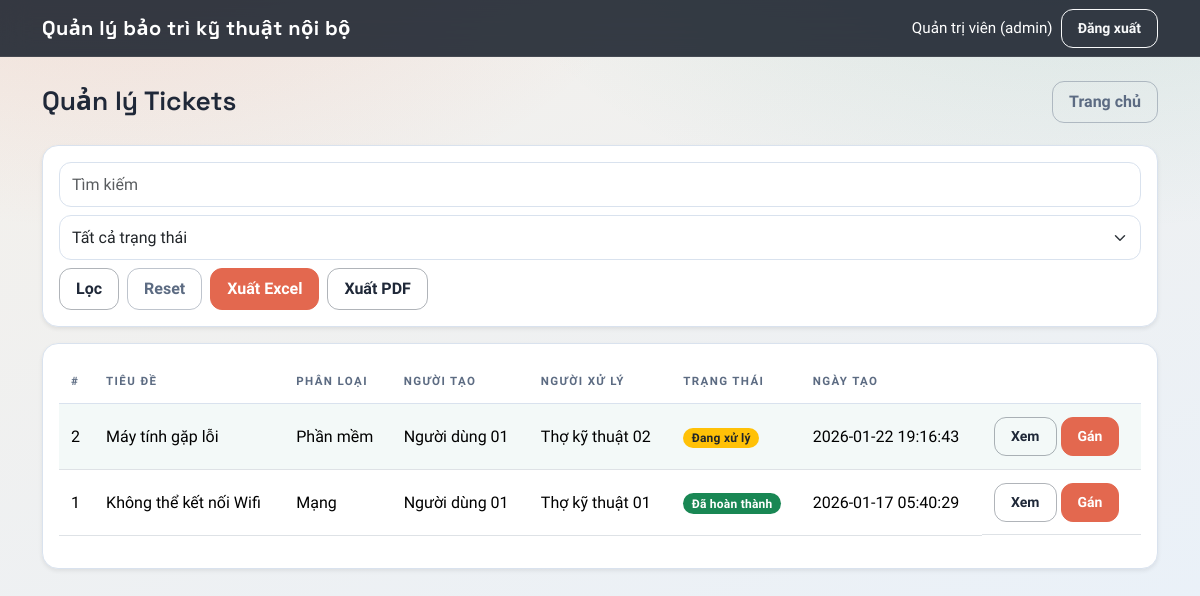
Page /tickets_all.php (signed in) on the committed database.
### tables this page shows
CREATE TABLE `tickets` (
  `id` int(11) NOT NULL,
  `tieu_de` varchar(200) NOT NULL,
  `mo_ta` text NOT NULL,
  `phan_loai_id` int(11) NOT NULL,
  `user_id` int(11) NOT NULL,
  `assigned_to` int(11) DEFAULT NULL,
  `trang_thai` enum('Mới','Đang xử lý','Đã hoàn thành','Từ chối') NOT NULL DEFAULT 'Mới',
  `ly_do_tu_choi` text DEFAULT NULL,
  `created_at` datetime NOT NULL DEFAULT current_timestamp(),
  `updated_at` datetime DEFAULT NULL
);

CREATE TABLE `phan_loai` (
  `id` int(11) NOT NULL,
  `ten` varchar(100) NOT NULL
);

CREATE TABLE `users` (
  `id` int(11) NOT NULL,
  `full_name` varchar(100) NOT NULL,
  `email` varchar(120) NOT NULL,
  `password_hash` varchar(255) NOT NULL,
  `role` enum('admin','technician','user') NOT NULL DEFAULT 'user',
  `created_at` datetime NOT NULL DEFAULT current_timestamp()
);

### inc/auth.php (called while the page is built, shortened)
<?php
function e(string $str): string {
    return htmlspecialchars($str, ENT_QUOTES, 'UTF-8');
}

### tickets_all.php (the view, shortened to what this page needs)
<?php
require_once __DIR__ . "/inc/db.php";
require_once __DIR__ . "/inc/auth.php";
$q = trim($_GET['q'] ?? '');
$status = $_GET['status'] ?? '';
$status_options = ['Mới','Đang xử lý','Đã hoàn thành','Từ chối'];
if (!in_array($status, $status_options, true)) {
    $status = '';
}
$params = [];
$sql = "
  SELECT t.*, p.ten AS phan_loai,
         u.full_name AS nguoi_tao,
         tech.full_name AS nguoi_xu_ly
  FROM tickets t
  JOIN phan_loai p ON p.id = t.phan_loai_id
  JOIN users u ON u.id = t.user_id
  LEFT JOIN users tech ON tech.id = t.assigned_to
";
$sql .= " ORDER BY t.created_at DESC";
$stmt = $pdo->prepare($sql);
$stmt->execute($params);
$tickets = $stmt->fetchAll();
$export_query = http_build_query(array_filter([
  'q' => $q,
  'status' => $status,
], static fn($value) => $value !== ''));
include __DIR__ . "/inc/header.php";
?>
<div class="page-header">
  <h4 class="m-0">Quản lý Tickets</h4>
  <a class="btn btn-outline-secondary" href="dashboard.php">Trang chủ</a>
</div>
<div class="card shadow-sm mb-3">
  <div class="card-body">
    <form method="get" class="d-flex flex-wrap gap-2 align-items-center">
      <input name="q" value="<?= e($q) ?>" class="form-control" placeholder="Tìm kiếm">
      <select name="status" class="form-select">
        <option value="">Tất cả trạng thái</option>
      </select>
      <button class="btn btn-outline-dark">Lọc</button>
      <a class="btn btn-outline-secondary" href="tickets_all.php">Reset</a>
      <a class="btn btn-dark" href="tickets_export.php?format=excel<?= $export_query ? '&' . $export_query : '' ?>">Xuất Excel</a>
      <a class="btn btn-outline-dark" href="tickets_export.php?format=pdf<?= $export_query ? '&' . $export_query : '' ?>">Xuất PDF</a>
    </form>
  </div>
</div>
<div class="card shadow-sm">
  <div class="card-body">
    <div class="table-responsive">
      <table class="table table-sm align-middle table-striped">
        <thead>
          <tr>
            <th>#</th>
            <th>Tiêu đề</th>
            <th>Phân loại</th>
            <th>Người tạo</th>
            <th>Người xử lý</th>
            <th>Trạng thái</th>
            <th>Ngày tạo</th>
            <th></th>
          </tr>
        </thead>
        <tbody>
          <?php foreach ($tickets as $t): ?>
            <tr>
              <td><?= (int)$t['id'] ?></td>
              <td><?= e($t['tieu_de']) ?></td>
              <td><?= e($t['phan_loai']) ?></td>
              <td><?= e($t['nguoi_tao']) ?></td>
              <td><?= e($t['nguoi_xu_ly'] ?? 'Chưa gán') ?></td>
              <td>
                <span class="badge bg-<?= $t['trang_thai']==='Đã hoàn thành'?'success':($t['trang_thai']==='Đang xử lý'?'warning text-dark':($t['trang_thai']==='Từ chối'?'danger':'secondary')) ?>">
                  <?= e($t['trang_thai']) ?>
                </span>
              </td>
              <td><?= e($t['created_at']) ?></td>
              <td class="d-flex gap-1">
                <a class="btn btn-sm btn-outline-dark" href="tickets_view.php?id=<?= (int)$t['id'] ?>">Xem</a>
                <a class="btn btn-sm btn-dark" href="tickets_assign.php?id=<?= (int)$t['id'] ?>">Gán</a>
              </td>
            </tr>
          <?php endforeach; ?>
        </tbody>
      </table>
    </div>
  </div>
</div>
<?php include __DIR__ . "/inc/footer.php"; ?>

### inc/header.php (style rules this page uses)
:root { color-scheme: light; --bg-1: #f4f0ea; --bg-2: #e8f1fb; --ink: #1f2838; --ink-soft: #5c6b82; --accent: #e3684f; --accent-2: #1f8f7c; --card: #ffffff; --border: #d9e2ee; --shadow: 0 18px 45px rgba(20, 35, 60, 0.12); }
* { box-sizing: border-box; }
body.app-body { font-family: "Plus Jakarta Sans", "Segoe UI", sans-serif; color: var(--ink); background: radial-gradient(1000px 520px at 90% -10%, rgba(31, 143, 124, 0.12), transparent 60%), radial-gradient(900px 520px at 10% -10%, rgba(227, 104, 79, 0.14), transparent 60%), linear-gradient(160deg, var(--bg-1), var(--bg-2)); min-height: 100vh; }
a { text-decoration: none; }
.page-header { display: flex; align-items: center; justify-content: space-between; gap: 16px; flex-wrap: wrap; margin-bottom: 22px; animation: float-in 0.45s ease both; }
.page-title, .page-header h4, .page-header h5, .card h4, .card h5 { font-family: "Space Grotesk", "Segoe UI", sans-serif; font-weight: 600; margin: 0; font-size: clamp(1.2rem, 1.2rem + 0.6vw, 1.7rem); }
.card { border: 1px solid var(--border); border-radius: 16px; box-shadow: var(--shadow); background: var(--card); animation: float-in 0.6s ease both; }
.table { --bs-table-striped-bg: rgba(31, 143, 124, 0.05); }
.table thead th { text-transform: uppercase; font-size: 0.72rem; letter-spacing: 0.12em; color: var(--ink-soft); border-bottom-color: var(--border); }
.table td, .table th { padding: 0.8rem 0.75rem; }
.badge { border-radius: 999px; padding: 0.35em 0.7em; font-weight: 600; letter-spacing: 0.02em; }
.btn { border-radius: 12px; font-weight: 600; padding: 0.5rem 1rem; }
.btn-dark { background: var(--accent); border-color: var(--accent); }
.btn-outline-dark { color: var(--ink); border-color: rgba(31, 40, 56, 0.35); }
.btn-outline-secondary { color: var(--ink-soft); border-color: rgba(92, 107, 130, 0.4); }
.form-control, .form-select { border-radius: 12px; border-color: var(--border); padding: 0.6rem 0.75rem; }

### rows in the picture
tickets: id "2", tieu_de "Máy tính gặp lỗi", phan_loai.ten "Phần mềm", user.full_name "Người dùng 01", assigned_to.full_name "Thợ kỹ thuật 02", trang_thai "Đang xử lý", created_at "2026-01-22 19:16:43"
tickets: id "1", tieu_de "Không thể kết nối Wifi", phan_loai.ten "Mạng", user.full_name "Người dùng 01", assigned_to.full_name "Thợ kỹ thuật 01", trang_thai "Đã hoàn thành", created_at "2026-01-17 05:40:29"

### other values in the picture
current_user()['full_name'] "Quản trị viên"
current_user()['role'] "admin"
